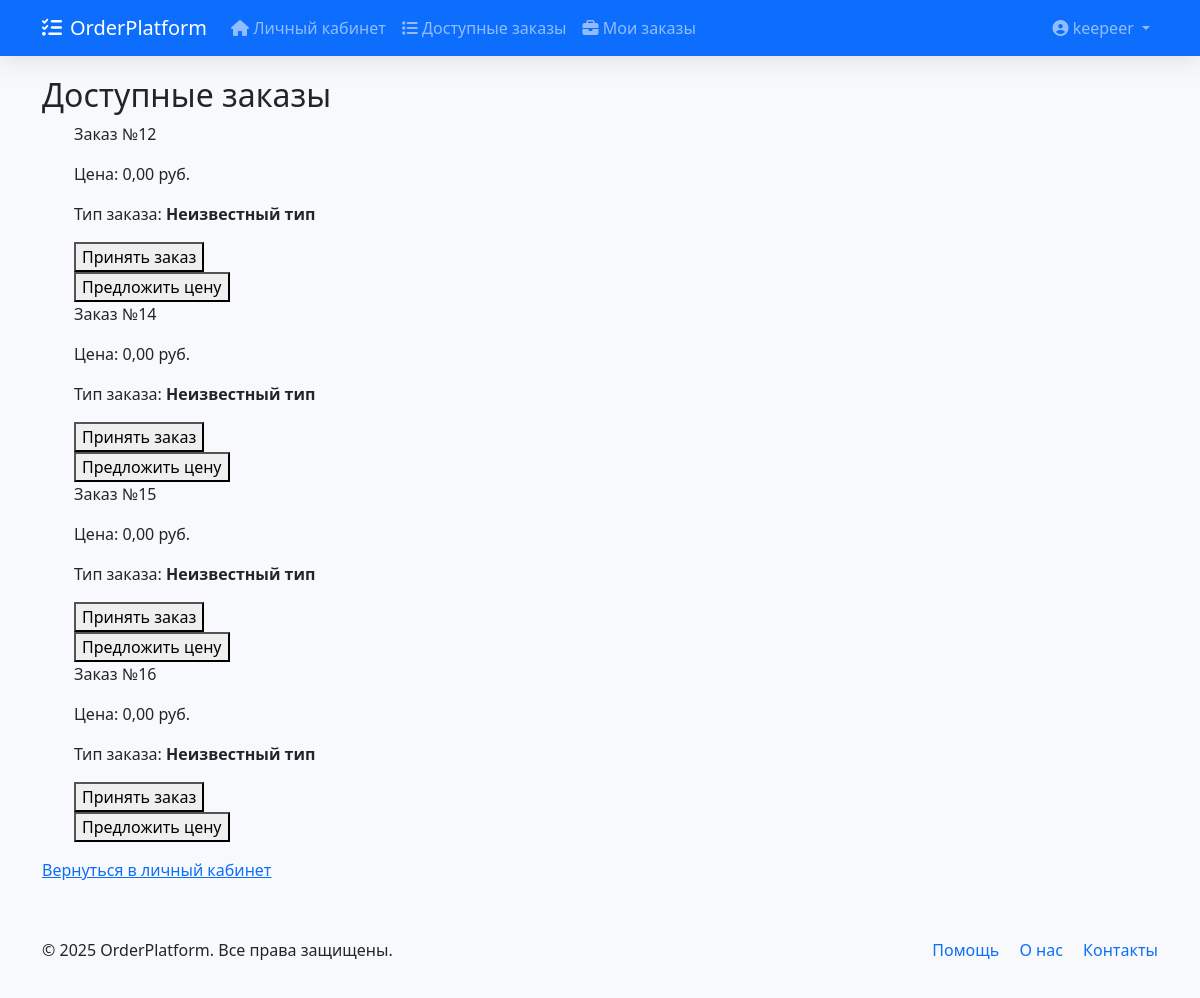
/orders/orders/ (signed in), run on the app's committed database.
### users/models.py (models this page shows, shortened)
class User(AbstractUser):
    class Meta:
        verbose_name = 'Пользователь'
        verbose_name_plural = 'Пользователи'
        permissions = [
            ("can_request_payout", "Can request payout"),
        ]
    is_customer = models.BooleanField(default=False, verbose_name="Заказчик")
    is_employee = models.BooleanField(default=False, verbose_name="Исполнитель")
    wallet_address = models.CharField(max_length=100, blank=True, null=True, verbose_name="Кошелек")
    phone = models.CharField(max_length=20, blank=True, null=True, verbose_name="Телефон")
    groups = models.ManyToManyField(
        Group,
        verbose_name="Группы",
        blank=True,
        related_name="custom_user_groups"
    )
    user_permissions = models.ManyToManyField(
        Permission,
        verbose_name="Права доступа",
        blank=True,
        related_name="custom_user_permissions"
    )

### orders/models.py (models this page shows, shortened)
class Order(models.Model):
    WORK_TYPE_CHOICES = [
        ('coursework', 'Курсовая работа'),
        ('diploma', 'Дипломная работа'),
        ('essay', 'Эссе'),
        ('research', 'Реферат'),
        ('lab_work', 'Лабораторная'),
        ('other', 'Другое'),
    ]
    STATUS_CHOICES = [
        ('pending', 'Ожидает исполнителя'),
        ('price_proposed', 'Ожидает подтверждения цены'),
        ('waiting_approval', 'Ожидает подтверждения'),
        ('in_progress', 'В работе'),
        ('submitted', 'Отправлено клиенту'),
        ('approved', 'Принято клиентом'),
        ('rejected', 'Отклонено клиентом'),
        ('completed', 'Завершено'),
        ('auto_completed', 'Автоматически завершено'),
        ('refunded', 'Возврат средств'),
        ('closed', 'Закрыт'),
    ]
    TAG_CHOICES = [
        ('ready_work', 'Готовая работа'),
        ('consultation', 'Консультация'),
        ('final_touches', 'Финальные штрихи'),
    ]
    customer = models.ForeignKey(User, on_delete=models.CASCADE, related_name='customer_orders')
    employee = models.ForeignKey(User, on_delete=models.SET_NULL, null=True, blank=True,
                                 related_name='employee_orders')
    title = models.CharField(max_length=255, verbose_name="Название")
    description = models.TextField(verbose_name="Описание")
    work_type = models.CharField(max_length=20, choices=WORK_TYPE_CHOICES, default='coursework')
    status = models.CharField(max_length=25, choices=STATUS_CHOICES, default='pending')
    deadline = models.DateField(verbose_name="Срок сдачи", null=True, blank=True)
    file = models.FileField(upload_to=rename_uploaded_file, null=True, blank=True)
    tag = models.CharField(max_length=30, choices=TAG_CHOICES, blank=True, null=True)
    created_at = models.DateTimeField(auto_now_add=True)
    updated_at = models.DateTimeField(auto_now=True)
    completed_file = models.FileField(upload_to='completed_orders/', null=True, blank=True)
    price = models.DecimalField(max_digits=10, decimal_places=2, null=True, blank=True, default=0)
    class Meta:
        verbose_name = 'Заказ'
        verbose_name_plural = 'Заказы'
        ordering = ['-created_at']

### orders/views.py (the view)
# urls.py: path('orders/', login_required(order_list_view), name='order_list'),
@login_required
def order_list_view(request):
    if not request.user.is_employee:
        return redirect('profile')
    orders = Order.objects.filter(status='pending', employee__isnull=True)
    return render(request, 'orders/order_list.html', {'orders': orders})

### orders/context_processors.py (called while the page is built)
def dispute_notifications(request):
    if request.user.is_staff:
        pending_count = Dispute.objects.filter(status='pending').count()
        return {'pending_disputes_count': pending_count}
    return {}

### orders/templates/orders/order_list.html (shortened to what this page needs)
{% extends "base.html" %}
{% block content %}
  <h2>Доступные заказы</h2>
  {% if orders %}
    <ul>
      {% for order in orders %}
          <div class="order">
              <p>Заказ №{{ order.id }}</p>
              <p>Цена: {{ order.price }} руб.</p>
              <p>
                Тип заказа:
                {% if order.tag == "ready_work" %}
                  <strong>Готовая работа</strong>
                {% elif order.tag == "consultation" %}
                  <strong>Консультация</strong>
                {% elif order.tag == "final_touches" %}
                  <strong>Финальные штрихи</strong>
                {% else %}
                  <strong>Неизвестный тип</strong>
                {% endif %}
              </p>
              <form method="post" action="{% url 'orders:accept_order' order.id %}">
                  <button type="submit" name="accept">Принять заказ</button>
              </form>
              <form method="post" action="{% url 'orders:accept_order' order.id %}">
                  <button type="submit" name="propose_price">Предложить цену</button>
              </form>
          </div>
      {% endfor %}
    </ul>
  {% else %}
    <p>Нет доступных заказов.</p>
  {% endif %}
  <a href="{% url 'users:profile' %}">Вернуться в личный кабинет</a>
{% endblock %}

### users/templates/base.html (shortened to what this page needs)
<!DOCTYPE html>
<html lang="ru">
<head>
    <link href="https://cdn.jsdelivr.net/npm/bootstrap@5.3.0/dist/css/bootstrap.min.css" rel="stylesheet">
    <link rel="stylesheet" href="https://cdnjs.cloudflare.com/ajax/libs/font-awesome/6.4.0/css/all.min.css">
</head>
<body>
    <nav class="navbar navbar-expand-lg navbar-dark bg-primary">
        <div class="container">
            <a class="navbar-brand" href="{% url 'home' %}">
                <i class="fas fa-tasks me-2"></i>OrderPlatform
            </a>
            <div class="collapse navbar-collapse" id="navbarNav">
                <ul class="navbar-nav me-auto">
                    {% if user.is_authenticated %}
                        <li class="nav-item">
                            <a class="nav-link" href="{% url 'users:profile' %}">
                                <i class="fas fa-home"></i> Личный кабинет
                            </a>
                        </li>
                        {% if user.is_employee %}
                            <li class="nav-item">
                                <a class="nav-link" href="{% url 'orders:order_list' %}">
                                    <i class="fas fa-list"></i> Доступные заказы
                                </a>
                            </li>
                            <li class="nav-item">
                                <a class="nav-link" href="{% url 'orders:my_orders' %}">
                                    <i class="fas fa-briefcase"></i> Мои заказы
                                </a>
                            </li>
                        {% endif %}
                    {% endif %}
                </ul>
                <ul class="navbar-nav">
                    {% if user.is_authenticated %}
                        <li class="nav-item dropdown">
                            <a class="nav-link dropdown-toggle" href="#" id="userDropdown" role="button" data-bs-toggle="dropdown">
                                <i class="fas fa-user-circle"></i> {{ user.username }}
                            </a>
                        </li>
                    {% endif %}
                </ul>
            </div>
        </div>
    </nav>
    <main class="content-wrapper">
        <div class="container">
            {% block content %}{% endblock %}
        </div>
    </main>
    <footer class="bg-light text-center">
        <div class="container py-3">
            <div class="row">
                <div class="col-md-6 text-md-start">
                    <p class="mb-0">&copy; {% now "Y" %} OrderPlatform. Все права защищены.</p>
                </div>
                <div class="col-md-6 text-md-end">
                    <a href="#" class="text-decoration-none me-3">Помощь</a>
                    <a href="#" class="text-decoration-none me-3">О нас</a>
                    <a href="#" class="text-decoration-none">Контакты</a>
                </div>
            </div>
        </div>
    </footer>
</body>
</html>

### users/templates/base.html (style rules this page uses)
:root { --primary-color: #4e73df; --secondary-color: #858796; --success-color: #1cc88a; --danger-color: #e74a3b; --warning-color: #f6c23e; }
body { display: flex; flex-direction: column; min-height: 100vh; background-color: #f8f9fc; }
.navbar { box-shadow: 0 0.15rem 1.75rem 0 rgba(58, 59, 69, 0.15); }
.content-wrapper { flex: 1; padding: 20px 0; }
footer { background-color: #f8f9fa; padding: 20px 0; margin-top: auto; }

### data on the page
User: username "keepeer"
Order: id "12", price "0,00", shows "Неизвестный тип"
Order: id "14", price "0,00", shows "Неизвестный тип"
Order: id "15", price "0,00", shows "Неизвестный тип"
Order: id "16", price "0,00", shows "Неизвестный тип"
